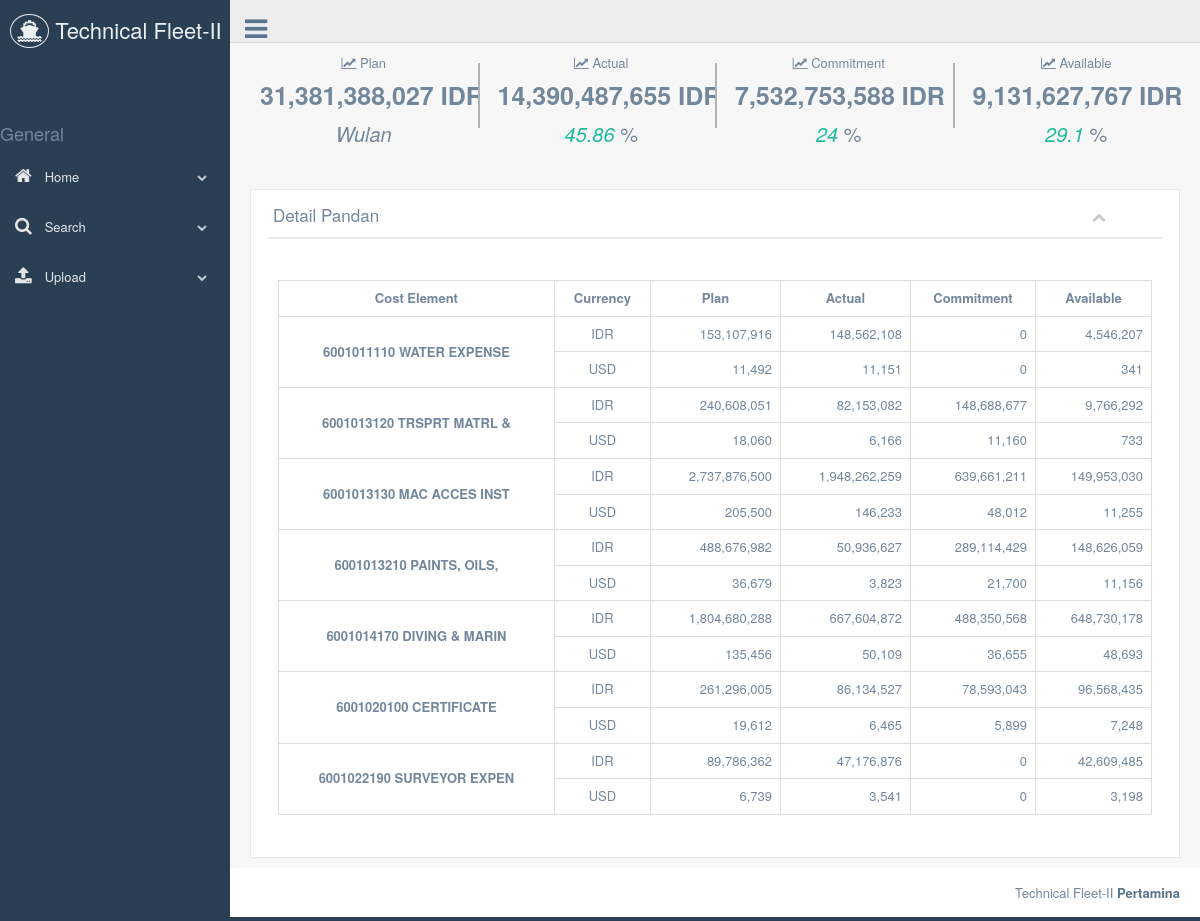
The app's page /production/detail_kapal.php?kapal=Pandan&employee=Wulan with its own data.
### tables this page shows
CREATE TABLE `detail_kapal` (
  `cost_element` varchar(255) DEFAULT NULL,
  `actual` float DEFAULT NULL,
  `commitment` float DEFAULT NULL,
  `alloted` float DEFAULT NULL,
  `plan` float DEFAULT NULL,
  `available` float DEFAULT NULL,
  `kapal` varchar(255) DEFAULT NULL,
  `kurs` int(11) NOT NULL
);

### production/detail_kapal.php (the view, shortened to what this page needs)
<?php
include("controller/doconnect.php");
if(isset($_REQUEST['employee'])){
  $p_employee = $_REQUEST['employee'];
}
else{
 $p_employee = '';
}
$kapal = $_REQUEST['kapal'];
?>
<!DOCTYPE html>
<html lang="en">
  <head>
    <link href="../vendors/bootstrap/dist/css/bootstrap.min.css" rel="stylesheet">
    <link href="../vendors/font-awesome/css/font-awesome.min.css" rel="stylesheet">
    <link href="../vendors/nprogress/nprogress.css" rel="stylesheet">
    <link href="../vendors/iCheck/skins/flat/green.css" rel="stylesheet">
    <link href="../vendors/datatables.net-bs/css/dataTables.bootstrap.min.css" rel="stylesheet">
    <link href="../vendors/datatables.net-buttons-bs/css/buttons.bootstrap.min.css" rel="stylesheet">
    <link href="../vendors/datatables.net-fixedheader-bs/css/fixedHeader.bootstrap.min.css" rel="stylesheet">
    <link href="../vendors/datatables.net-responsive-bs/css/responsive.bootstrap.min.css" rel="stylesheet">
    <link href="../vendors/datatables.net-scroller-bs/css/scroller.bootstrap.min.css" rel="stylesheet">
    <link href="../build/css/custom.min.css" rel="stylesheet">
  </head>
  <body class="nav-md">
    <div class="container body">
      <div class="main_container">
        <div class="col-md-3 left_col menu_fixed">
          <div class="left_col scroll-view">
            <div class="navbar nav_title" style="border: 0;">
              <a href="index.php" class="site_title"><i class="fa fa-ship"></i> <span>Technical Fleet-II</span></a>
            </div>
            <br> <br> <br>
            <?php include("view/sidebar_menu.php") ?>
          </div>
        </div>
        <?php include("view/top_nav.php") ?>
        <div class="right_col" role="main">
          <div class="">
            <form class="form-horizontal" action="detail_kapal.php" method="post">
              <div class="row tile_count" align="center">
                <?php
                $sql = "
                  SELECT
                  sum(actual) as actual,
                  sum(commitment) as commitment,
                  sum(plan) as plan,
                  sum(available) as available,
                  employee
                  FROM
                  opex_apex aa,
                  employee e
                  where
                  aa.kapal not like ''
                  and aa.kapal = e.kapal
                 and (e.employee = '".$p_employee."' or  ('".$p_employee."' = '' ) )
                  ";
                  $result = $conn->query($sql);
                  while($row = $result->fetch_assoc()) {
                ?>
                <div class="col-xl-3 col-md-3 col-sm-3 col-xs-6 tile_stats_count">
                  <span class="count_top"><i class="fa fa-line-chart"></i> Plan
                    </span>
                  <div class="count" style="font-size: 25px;"><?php echo number_format($row["plan"]);  echo " IDR"?></div>
                  <span class="count_bottom" style="font-size: 20px; color: none;"><i style="font-color:white;">
                    <?php if ($p_employee != '') {
                      echo $p_employee;
                    } else {
                      echo "Technical Fleet - II";
                    }
                    ?> </i> </span>
                </div>
                <div class="col-xl-3 col-md-3 col-sm-3 col-xs-6 tile_stats_count">
                  <span class="count_top"><i class="fa fa-line-chart"></i> Actual
                    </span>
                  <div class="count" style="font-size: 25px;"><?php echo number_format($row["actual"]); echo " IDR"?></div>
                  <span class="count_bottom" style="font-size: 20px;"><i class="green"><?php echo round($row["actual"]/$row["plan"]*100,2);?> </i> %</span>
                </div>
                <div class="col-xl-3 col-md-3 col-sm-3 col-xs-6 tile_stats_count">
                  <span class="count_top"><i class="fa fa-line-chart"></i> Commitment
                    </span>
                  <div class="count" style="font-size: 25px;"><?php echo number_format($row["commitment"]);  echo " IDR"?></div>
                  <span class="count_bottom" style="font-size: 20px;"><i class="green"><?php echo round($row["commitment"]/$row["plan"]*100,2);?> </i> % </span>
                </div>
                <div class="col-xl-3 col-md-3 col-sm-3 col-xs-6 tile_stats_count">
                  <span class="count_top"><i class="fa fa-line-chart"></i> Available
                    </span>
                  <div class="count" style="font-size: 25px;"><?php echo number_format($row["available"]);  echo " IDR"?></div>
                  <span class="count_bottom" style="font-size: 20px;"><i class="green"><?php echo round($row["available"]/$row["plan"]*100,2);?> </i> %</span>
                </div>
                <?php
                  }
                ?>
              </div>
              <div class="row">
                <div class="col-md-12 col-sm-12 col-xs-12">
                  <div class="x_panel">
                    <div class="x_title">
                      <h2>Detail <?php echo $kapal; ?></h2>
                      <ul class="nav navbar-right panel_toolbox">
                        <li><a class="collapse-link"><i class="fa fa-chevron-up"></i></a>
                        </li>
                      </ul>
                      <div class="clearfix"></div>
                    </div>
                    <div class="x_content">
                      <div class="col-lg-9 col-md-9 hidden-xs">
                      </div>
                      <div class="x_content" style="padding-top: 20px;">
                        <table class="table table-bordered">
                          <tbody>
                            <tr>
                              <th style="text-align: center;vertical-align: middle;">Cost Element</th>
                              <th style="text-align: center;">Currency</th>
                              <th style="text-align: center;">Plan</th>
                              <th style="text-align: center;">Actual</th>
                              <th style="text-align: center;">Commitment</th>
                              <th style="text-align: center;">Available</th>
                            </tr>
                            <?php
                              $sql = "SELECT oa.cost_center,aa.*
                              FROM detail_kapal aa,
                              employee e,
                              opex_apex oa
                              where
                              aa.kapal not like ''
                              and aa.kapal = e.kapal
                              and aa.kapal = oa.kapal
                              and (e.employee = '".$p_employee."' or  ('".$p_employee."' = '' ) )
                              and e.kapal = '".$kapal."'
                              and
                              (aa.cost_element like '%6001011110%' or
                              aa.cost_element like '%6001013120%' or
                              aa.cost_element like '%6001013130%' or
                              aa.cost_element like '%6001013210%' or
                              aa.cost_element like '%6001014170%' or
                              aa.cost_element like '%6001020100%' or
                              aa.cost_element like '%6001022190%' )
                              order by cost_element
                              ";
                              $result = $conn->query($sql);
                              while($row = $result->fetch_assoc()) {
                              ?>
                              <tr align="right">
                                <th scope="row" rowspan="2" style="text-align: center;vertical-align: middle;"><?php echo $row["cost_element"] ?></th>
                                <td style="text-align: center;vertical-align: middle;">IDR</td>
                                <td><?php echo number_format($row["plan"]*$row["kurs"]) ?></td>
                                <td><?php echo number_format($row["actual"]*$row["kurs"]) ?></td>
                                <td><?php echo number_format($row["commitment"]*$row["kurs"]) ?></td>
                                <td><?php echo number_format($row["available"]*$row["kurs"]) ?></td>
                              </tr>
                              <tr align="right">
                                <td style="text-align: center;vertical-align: middle;">USD</td>
                                <td><?php echo number_format($row["plan"]) ?></td>
                                <td><?php echo number_format($row["actual"]) ?></td>
                                <td><?php echo number_format($row["commitment"]) ?></td>
                                <td><?php echo number_format($row["available"]) ?></td>
                              </tr>
                            <?php
                            }
                            ?>
                          </tbody>
                        </table>
                      </div>
                    </div>
                  </div>
                </div>
              </div>
            </form>
          </div>
        </div>
        <footer>
          <div class="pull-right">
            Technical Fleet-II <a href="www.pertamina.com"><b>Pertamina</b></a>
          </div>
          <div class="clearfix"></div>
        </footer>
      </div>
    </div>
  </body>
</html>

### production/view/sidebar_menu.php (shortened to what this page needs)
        <div id="sidebar-menu" class="main_menu_side hidden-print main_menu">
          <div class="menu_section">
<h2>General</h2>
            <ul class="nav side-menu">
              <li><a><i class="fa fa-home"></i> Home <span class="fa fa-chevron-down"></span></a>
              </li>
              <li><a><i class="fa fa-search"></i> Search <span class="fa fa-chevron-down"></span></a>
              </li>
              <li><a><i class="fa fa-upload"></i> Upload <span class="fa fa-chevron-down"></span></a>
              </li>
            </ul>
          </div>
        </div>

### production/view/top_nav.php
<div class="top_nav">
  <div class="nav_menu">
    <nav>
      <div class="nav toggle">
        <a id="menu_toggle"><i class="fa fa-bars"></i></a>
      </div>
    </nav>
  </div>
</div>

### records on screen
detail_kapal: cost_element "6001011110 WATER EXPENSE", $row["plan"]*$row["kurs"] "153,107,916", $row["actual"]*$row["kurs"] "148,562,108", $row['commitment']*$row['kurs'] "0", $row["available"]*$row["kurs"] "4,546,207", plan "11,492", actual "11,151", commitment "0", available "341"
detail_kapal: cost_element "6001013120 TRSPRT MATRL &", $row["plan"]*$row["kurs"] "240,608,051", $row["actual"]*$row["kurs"] "82,153,082", $row["commitment"]*$row["kurs"] "148,688,677", $row["available"]*$row["kurs"] "9,766,292", plan "18,060", actual "6,166", commitment "11,160", available "733"
detail_kapal: cost_element "6001013130 MAC ACCES INST", $row["plan"]*$row["kurs"] "2,737,876,500", $row["actual"]*$row["kurs"] "1,948,262,259", $row["commitment"]*$row["kurs"] "639,661,211", $row["available"]*$row["kurs"] "149,953,030", plan "205,500", actual "146,233", commitment "48,012", available "11,255"
detail_kapal: cost_element "6001013210 PAINTS, OILS,", $row["plan"]*$row["kurs"] "488,676,982", $row["actual"]*$row["kurs"] "50,936,627", $row["commitment"]*$row["kurs"] "289,114,429", $row["available"]*$row["kurs"] "148,626,059", plan "36,679", actual "3,823", commitment "21,700", available "11,156"
detail_kapal: cost_element "6001014170 DIVING & MARIN", $row["plan"]*$row["kurs"] "1,804,680,288", $row["actual"]*$row["kurs"] "667,604,872", $row["commitment"]*$row["kurs"] "488,350,568", $row["available"]*$row["kurs"] "648,730,178", plan "135,456", actual "50,109", commitment "36,655", available "48,693"
detail_kapal: cost_element "6001020100 CERTIFICATE", $row["plan"]*$row["kurs"] "261,296,005", $row["actual"]*$row["kurs"] "86,134,527", $row["commitment"]*$row["kurs"] "78,593,043", $row["available"]*$row["kurs"] "96,568,435", plan "19,612", actual "6,465", commitment "5,899", available "7,248"
detail_kapal: cost_element "6001022190 SURVEYOR EXPEN", $row["plan"]*$row["kurs"] "89,786,362", $row["actual"]*$row["kurs"] "47,176,876", $row['commitment']*$row['kurs'] "0", $row["available"]*$row["kurs"] "42,609,485", plan "6,739", actual "3,541", commitment "0", available "3,198"

### other values on screen
$row["plan"] "31,381,388,027"
$row["actual"] "14,390,487,655"
$row["actual"]/$row["plan"]*100 "45.86"
$row["commitment"] "7,532,753,588"
$row["commitment"]/$row["plan"]*100 "24"
$row["available"] "9,131,627,767"
$row["available"]/$row["plan"]*100 "29.1"
$kapal "Pandan"
